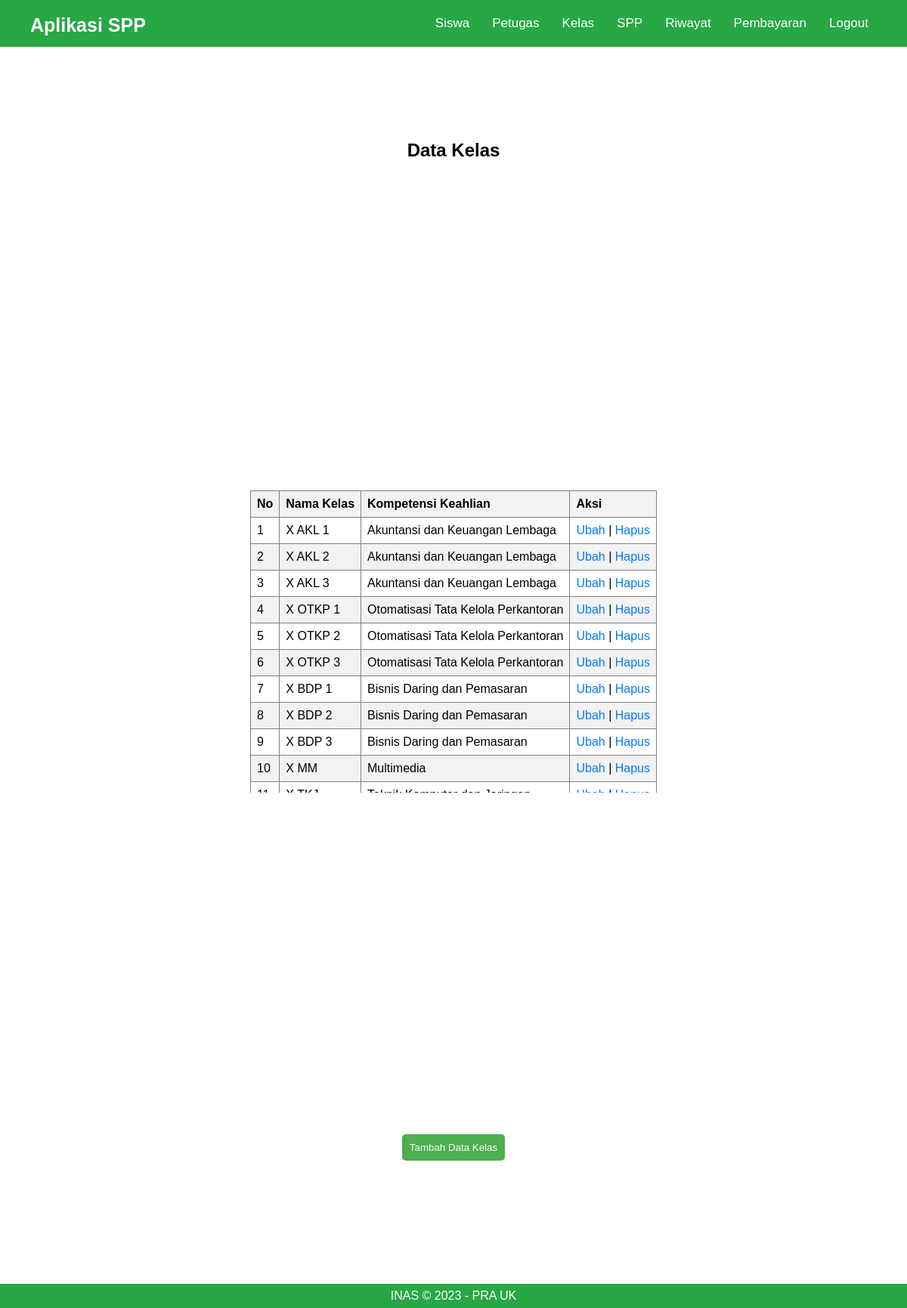
The app's page /admin/kelas.php (signed in) with its own data.
### tables this page shows
CREATE TABLE `kelas` (
  `id_kelas` int(11) NOT NULL,
  `nama_kelas` varchar(20) NOT NULL,
  `kompetensi_keahlian` varchar(50) NOT NULL
);

### admin/kelas.php (the view, shortened to what this page needs)
<?php
    include_once('header.php');
 ?>
    <section>
		<h2>Data Kelas</h2><br>
        <div style="height: 400px; overflow-y: scroll;">
		<table border="1">
			<thead>
				<tr>
					<th>No</th>
					<th>Nama Kelas</th>
					<th>Kompetensi Keahlian</th>
					<?php if($_SESSION['level'] == 'admin'){ ?>
					<th>Aksi</th>
					<?php } ?>
				</tr>
			</thead>
			<tbody>
				<?php
					include('../koneksi.php');
					$no = 1;
                    $query = "SELECT * FROM kelas LIMIT 50";
					$result = mysqli_query($koneksi, $query);
					while($row = mysqli_fetch_assoc($result)){
				?>
				<tr>
					<td><?php echo $no++; ?></td>
					<td><?php echo $row['nama_kelas']; ?></td>
					<td><?php echo $row['kompetensi_keahlian']; ?></td>
					<?php if($_SESSION['level'] == 'admin'){ ?>
					<td>
						<a href="./crud_functions/kelas/ubah.php?id=<?php echo $row['id_kelas']; ?>">Ubah</a> |
						<a href="./crud_functions/kelas/hapus.php?id=<?php echo $row['id_kelas']; ?>">Hapus</a>
					</td>
					<?php } ?>
				</tr>
				<?php } ?>
			</tbody>
		</table>
        </div>
		<?php if($_SESSION['level'] == 'admin'){ ?>
		<br><a href="./crud_functions/kelas/tambah.php"><button type="button">Tambah Data Kelas</button></a>
		<?php } ?>
	</section>
<?php
    include_once('footer.php');
?>

### admin/header.php (style rules this page uses)
* { box-sizing: border-box; margin: 0; padding: 0; }
body { font-family: sans-serif; max-width: 100%; overflow-x: hidden; }
h2 { margin-top: 80px; }
section { display: grid; place-items: center; height: calc(100vh - 70px); }
button, input[type="submit"] { padding: 10px; margin-top: 15px; background-color: #4caf50; color: white; border: none; border-radius: 5px; cursor: pointer; transition: all 0.3s ease-in-out; }
button { margin-bottom: 20px; }
table { border-collapse: collapse; width: 100%; max-width: 1200px; margin: 0 auto; }
th, td { text-align: left; padding: 8px; }
th { background-color: #f2f2f2; }
tr:nth-child(even) { background-color: #f2f2f2; }
td:last-child { text-align: center; }
a { text-decoration: none; color: #007bff; }

### records on screen
kelas: nama_kelas "X AKL 1", kompetensi_keahlian "Akuntansi dan Keuangan Lembaga"
kelas: nama_kelas "X AKL 2", kompetensi_keahlian "Akuntansi dan Keuangan Lembaga"
kelas: nama_kelas "X AKL 3", kompetensi_keahlian "Akuntansi dan Keuangan Lembaga"
kelas: nama_kelas "X OTKP 1", kompetensi_keahlian "Otomatisasi Tata Kelola Perkantoran"
kelas: nama_kelas "X OTKP 2", kompetensi_keahlian "Otomatisasi Tata Kelola Perkantoran"
kelas: nama_kelas "X OTKP 3", kompetensi_keahlian "Otomatisasi Tata Kelola Perkantoran"
kelas: nama_kelas "X BDP 1", kompetensi_keahlian "Bisnis Daring dan Pemasaran"
kelas: nama_kelas "X BDP 2", kompetensi_keahlian "Bisnis Daring dan Pemasaran"
kelas: nama_kelas "X BDP 3", kompetensi_keahlian "Bisnis Daring dan Pemasaran"
kelas: nama_kelas "X MM", kompetensi_keahlian "Multimedia"
